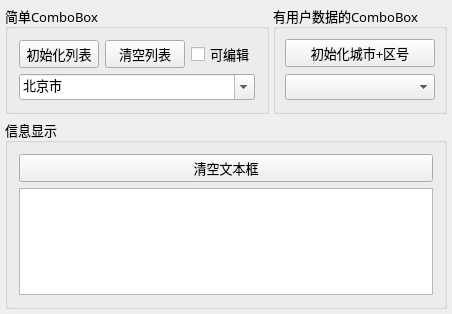
<?xml version="1.0" encoding="UTF-8"?>
<ui version="4.0">
 <class>Widget</class>
 <widget class="QWidget" name="Widget">
  <property name="geometry">
   <rect>
    <x>0</x>
    <y>0</y>
    <width>426</width>
    <height>314</height>
   </rect>
  </property>
  <property name="font">
   <font>
    <family>宋体</family>
    <pointsize>10</pointsize>
   </font>
  </property>
  <property name="windowTitle">
   <string>QComboBox的使用</string>
  </property>
  <layout class="QVBoxLayout" name="verticalLayout_3">
   <property name="spacing">
    <number>5</number>
   </property>
   <property name="leftMargin">
    <number>5</number>
   </property>
   <property name="topMargin">
    <number>5</number>
   </property>
   <property name="rightMargin">
    <number>5</number>
   </property>
   <property name="bottomMargin">
    <number>5</number>
   </property>
   <item>
    <layout class="QHBoxLayout" name="horizontalLayout">
     <property name="spacing">
      <number>4</number>
     </property>
     <item>
      <widget class="QGroupBox" name="groupBox">
       <property name="title">
        <string>简单ComboBox</string>
       </property>
       <layout class="QGridLayout" name="gridLayout">
        <item row="0" column="0">
         <widget class="QPushButton" name="btnIniItems">
          <property name="text">
           <string>初始化列表</string>
          </property>
         </widget>
        </item>
        <item row="0" column="1">
         <widget class="QPushButton" name="btnClearItems">
          <property name="text">
           <string>清空列表</string>
          </property>
         </widget>
        </item>
        <item row="0" column="2">
         <widget class="QCheckBox" name="chkBoxEditable">
          <property name="maximumSize">
           <size>
            <width>200</width>
            <height>16777215</height>
           </size>
          </property>
          <property name="text">
           <string>可编辑</string>
          </property>
         </widget>
        </item>
        <item row="1" column="0" colspan="3">
         <widget class="QComboBox" name="comboBox">
          <property name="editable">
           <bool>true</bool>
          </property>
          <property name="currentIndex">
           <number>0</number>
          </property>
          <item>
           <property name="text">
            <string>北京市</string>
           </property>
           <property name="icon">
            <iconset resource="res.qrc">
             <normaloff>:/images/icons/UNIT.ICO</normaloff>:/images/icons/UNIT.ICO</iconset>
           </property>
          </item>
          <item>
           <property name="text">
            <string>上海市</string>
           </property>
           <property name="icon">
            <iconset resource="res.qrc">
             <normaloff>:/images/icons/UNIT.ICO</normaloff>:/images/icons/UNIT.ICO</iconset>
           </property>
          </item>
         </widget>
        </item>
       </layout>
      </widget>
     </item>
     <item>
      <widget class="QGroupBox" name="groupBox_3">
       <property name="title">
        <string>有用户数据的ComboBox</string>
       </property>
       <layout class="QVBoxLayout" name="verticalLayout_2">
        <property name="leftMargin">
         <number>9</number>
        </property>
        <property name="topMargin">
         <number>9</number>
        </property>
        <property name="rightMargin">
         <number>9</number>
        </property>
        <property name="bottomMargin">
         <number>9</number>
        </property>
        <item>
         <widget class="QPushButton" name="btnIni2">
          <property name="text">
           <string>初始化城市+区号</string>
          </property>
         </widget>
        </item>
        <item>
         <widget class="QComboBox" name="comboBox2">
          <property name="placeholderText" stdset="0">
           <string>请选择一个城市</string>
          </property>
         </widget>
        </item>
       </layout>
      </widget>
     </item>
    </layout>
   </item>
   <item>
    <widget class="QGroupBox" name="groupBox_2">
     <property name="title">
      <string>信息显示</string>
     </property>
     <layout class="QVBoxLayout" name="verticalLayout">
      <item>
       <widget class="QPushButton" name="btnClearText">
        <property name="text">
         <string>清空文本框</string>
        </property>
       </widget>
      </item>
      <item>
       <widget class="QPlainTextEdit" name="plainTextEdit"/>
      </item>
     </layout>
    </widget>
   </item>
  </layout>
 </widget>
 <layoutdefault spacing="6" margin="11"/>
 <resources>
  <include location="res.qrc"/>
 </resources>
 <connections/>
</ui>
